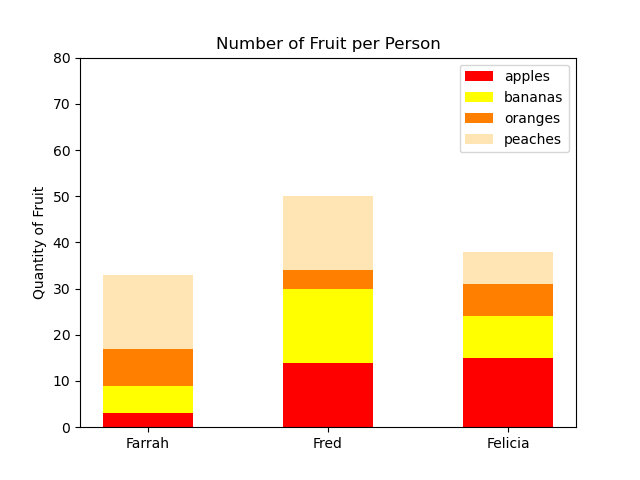

This chart was generated by the following Python code:
#!/usr/bin/env python3
import numpy as np
import matplotlib.pyplot as plt

np.random.seed(5)
fruit = np.random.randint(0, 20, (4,3))

people = ['Farrah', 'Fred', 'Felicia']

plt.bar(people, fruit[0], color='red', width=0.5, label='apples')
plt.bar(people, fruit[1], color='yellow', width=0.5,
        bottom=fruit[0], label='bananas')
plt.bar(people, fruit[2], color='#ff8000', width=0.5,
        bottom=fruit[0] + fruit[1], label='oranges')
plt.bar(people, fruit[3], color='#ffe5b4', width=0.5,
        bottom=fruit[0] + fruit[1] + fruit[2], label='peaches')

plt.ylabel('Quantity of Fruit')
plt.ylim(0, 80)
plt.yticks(np.arange(0, 81, 10))
plt.title('Number of Fruit per Person')
plt.legend()

plt.show()
